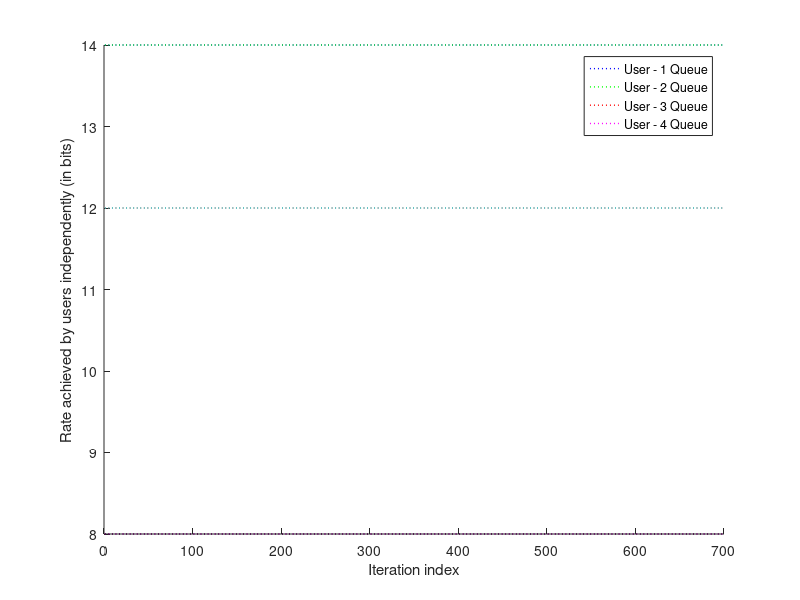
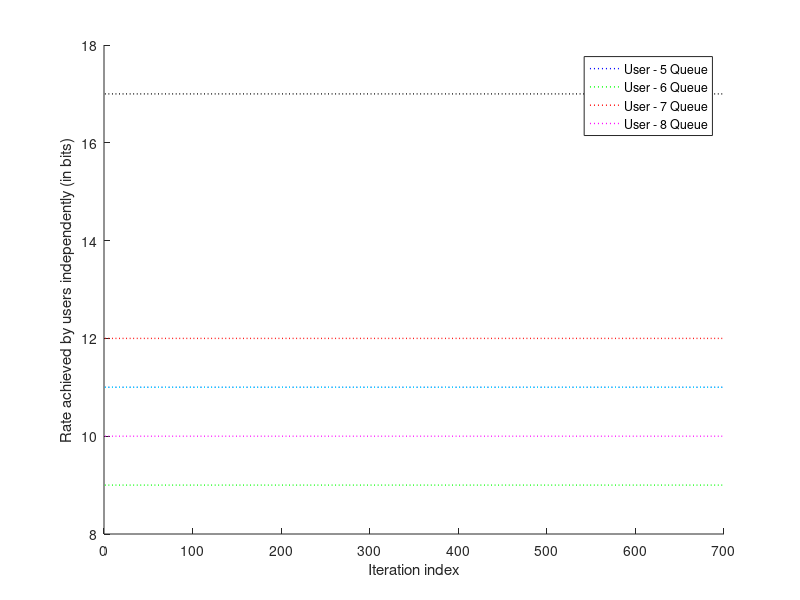
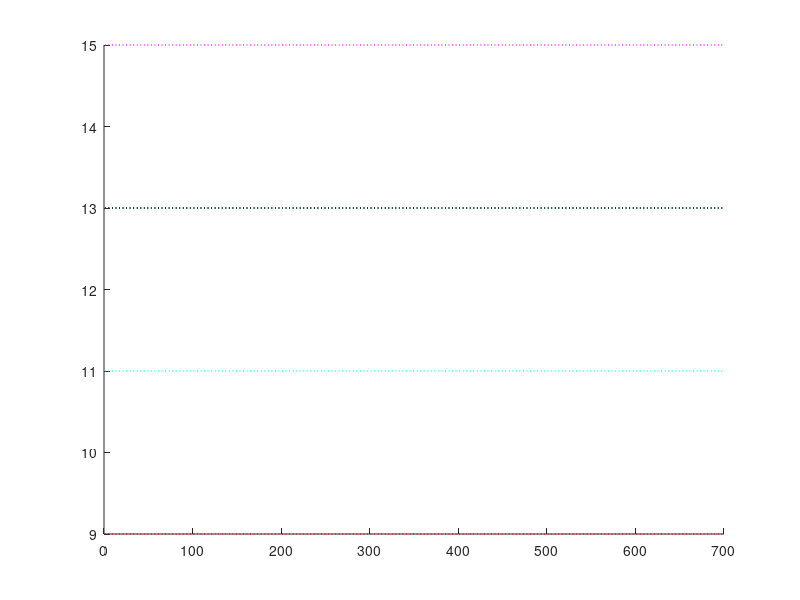

The MATLAB script that drew these images, in order: (Note: this script raises an error after producing the figures.)

clc;clear all;close all;
load('defaultOutFile.mat');

maxIterations = 700;
allocatedBuffer = 2;

linePalette = {'-.','-',':','-'};
markerPalette = {'*','o','.','+','d','s','p'};
colorPalette = {'b','g','r','m','c','k','y'};

for iBase = 1:SimParamsCell{1,1}.nBases
    figure(iBase);hold on;
end

figLineWidth = 1;
figLineType = linePalette{1,3};
for iBase = 1:SimParamsCell{1,1}.nBases
    figure(iBase);
    linkedUsers = SimStructsCell{1,1}.baseStruct{iBase,1}.linkedUsers;
    for iUser = 1:length(linkedUsers)
        cUser = linkedUsers(iUser,1);
        figColor = colorPalette{1,iUser};    
        queuedPkts = ones(maxIterations,1) * SimStructsCell{1,1}.userStruct{cUser,1}.trafficHistory.pktArrival(1,1);
        plot(queuedPkts,'Color',figColor,'LineWidth',figLineWidth,...
            'LineStyle',figLineType);
    end
end

figure(1);
xlabel('Iteration index');ylabel('Rate achieved by users independently (in bits)');
legend('User - {1} Queue','User - {2} Queue','User - {3} Queue','User - {4} Queue');

figure(2);
xlabel('Iteration index');ylabel('Rate achieved by users independently (in bits)');
legend('User - {5} Queue','User - {6} Queue','User - {7} Queue','User - {8} Queue');
for iCount = 9:globalCount
    
    SimParams = SimParamsCell{iCount,1};
    SimStructs = SimStructsCell{iCount,1};
    displaySystemDetails;displayChannel;displayQueues;
    
    if ~strcmp(SimParams.weightedSumRateMethod,'BandAlloc')
        figLineWidth = 2;
        figLineType = linePalette{1,iCount - 7};
        maxIterations = max(length(SimParams.Debug.tempResource{allocatedBuffer,1}{1,1}),maxIterations);
        for iBase = 1:SimParams.nBases
            figure(iBase);
            linkedUsers = SimStructs.baseStruct{iBase,1}.linkedUsers;
            for iUser = 1:length(linkedUsers)
                cUser = linkedUsers(iUser,1);
                figColor = colorPalette{1,iUser};
                achRate = SimParams.Debug.tempResource{allocatedBuffer,1}{cUser,1};
                plot(achRate,'Color',figColor,'LineWidth',figLineWidth,...
                    'LineStyle',figLineType);
            end
        end
    end
end

figLineWidth = 2;
figLineType = linePalette{1,4};
figure(SimParams.nBases + 1);hold on;
for iCount = 9:globalCount

    figColor = colorPalette{1,iCount-8};
    SimParams = SimParamsCell{iCount,1};
    SimStructs = SimStructsCell{iCount,1};

    QdevMatrix = cell2mat(SimParams.Debug.tempResource{3,1});
    plot(sum(QdevMatrix),'Color',figColor,'LineWidth',figLineWidth,...
        'LineStyle',figLineType);
end

xlabel('Iteration index');ylabel('Queue deviation (in bits)');

